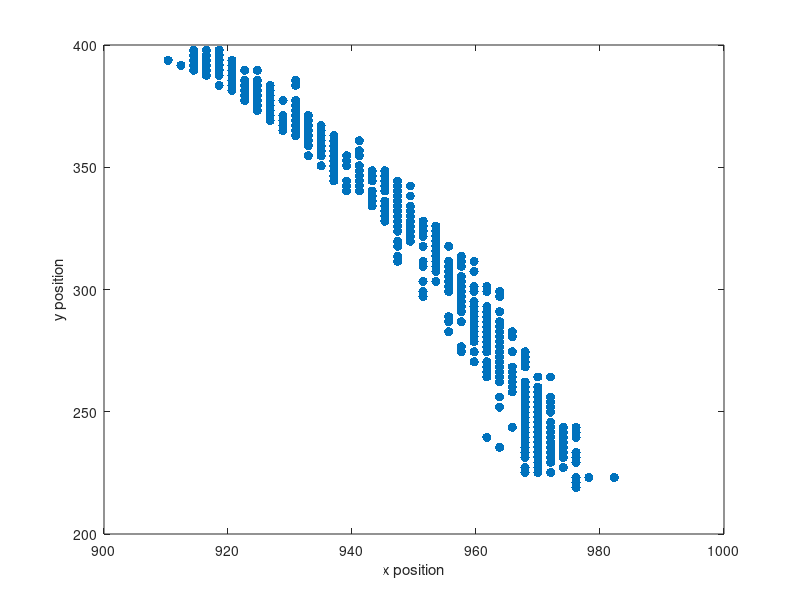

Here is the MATLAB script that generated this plot:
%% Project
clear all; close all; clc;

%import stuff
data = csvread('811m_Centerxypts.csv',1,0); %This will import the CSV file
%with the appropriate offset that imports the two columns without the
%headers.

Centroid_X = data(:,1);
Centroid_Y = data(:,2);

figure;
plot(Centroid_X',Centroid_Y','.','MarkerSize',20)
xlabel('x position')
ylabel('y position')
